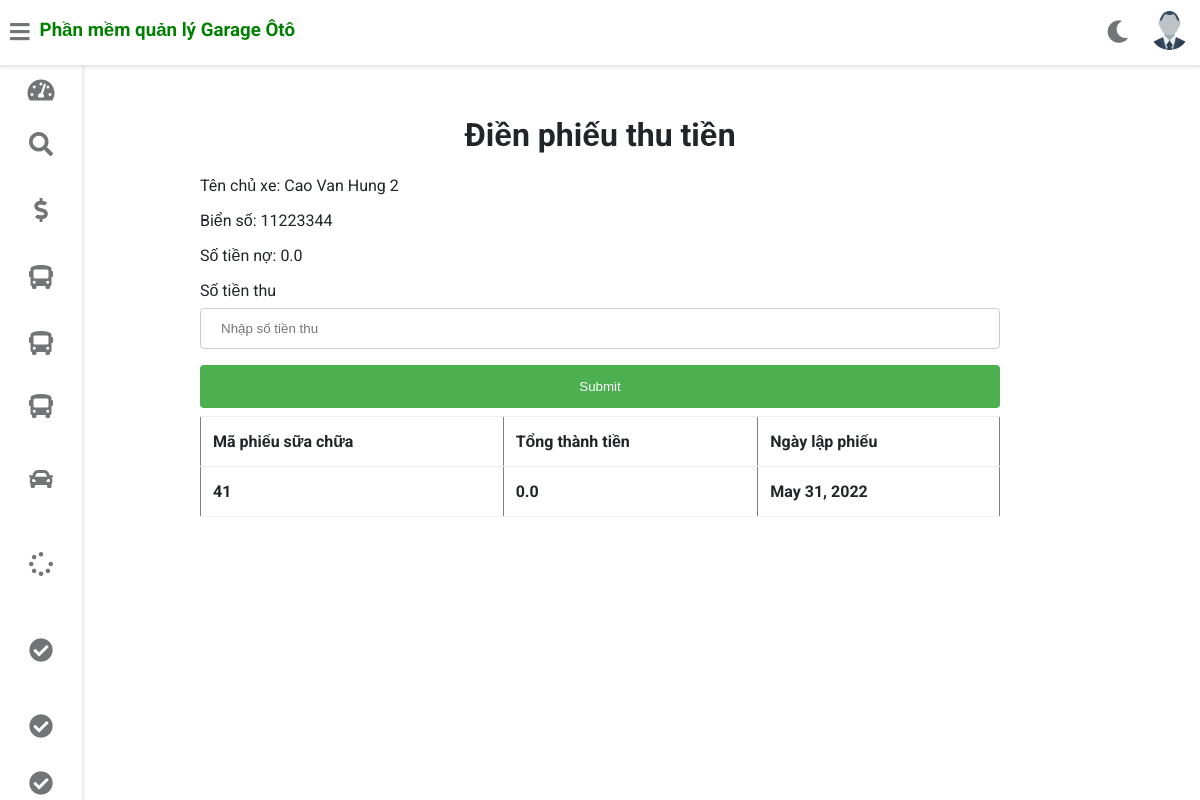
Before: /tan/nhap_phieuthu/2 (signed in) with the older database file.
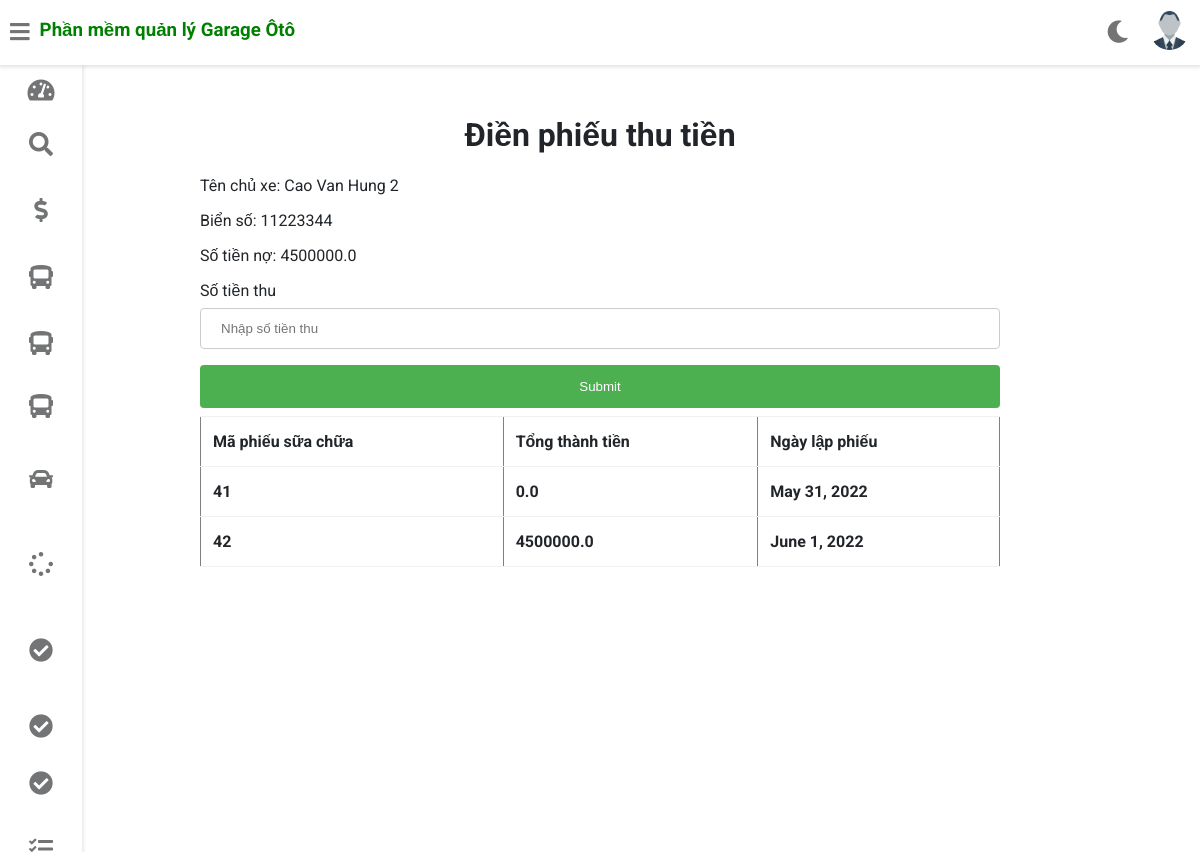
After: the same page with the newer database file.
### gara/models.py (models this page shows, shortened)
class Xe(models.Model):
    maxe=models.AutoField(primary_key=True)
    bienso=models.CharField(max_length=20,unique=True)
    makhachhang=models.ForeignKey(KhachHang,on_delete=models.CASCADE)
    mahieuxe=models.ForeignKey(HieuXe,on_delete=models.CASCADE)
    tienno=models.FloatField(default=0)

class PhieuSuaChua(models.Model):
    maphieusuachua=models.AutoField(primary_key=True)
    maxe=models.ForeignKey(Xe,on_delete=models.CASCADE)
    tongthanhtien=models.FloatField(default=0)
    ngaylapphieu=models.DateField(auto_now_add=True)

### gara/views.py (the view, shortened to what this page needs)
# urls.py: path('<username>/nhap_phieuthu/<int:maxe>',views.xacnhan_phieuthu,name='view-view'),
@login_required(login_url='/login')
def xacnhan_phieuthu(request,maxe, username):
    nhapsotienthu=NhapSoTienThu()
    staff = Staff.objects.get(username=username)
    picture = '../' + staff.profile_pic.url
    xe_x=Xe.objects.get(maxe=maxe)
    khach_x=KhachHang.objects.get(makhachhang=xe_x.makhachhang_id)
    list_phieusua=PhieuSuaChua.objects.all().filter(maxe_id=xe_x.maxe)
    xe_x.save()
    context= {'nhapsotienthu':nhapsotienthu,'xe_x': xe_x,'khach_x':khach_x,
                "customer": staff, "picture":picture, "data":list_phieusua}
    return render(request,'phieuthutien/nhapsotienthu.html',context)

### gara/forms.py
class NhapSoTienThu(forms.Form):
    sotienthu=forms.IntegerField()

### templates/phieuthutien/nhapsotienthu.html (shortened to what this page needs)
{% extends 'gara/customerbase.html' %}
{% load widget_tweaks %}
{% block content %}
<head>
</head>
<br><br><br><br><br>
<h1 style="text-align:center;">Điền phiếu thu tiền</h1>
<div>
  <form method="post" style="margin-left:200px;margin-right:200px;">
      <label for="vehicle_no">Tên chủ xe: </label>
      {%render_field khach_x.tenkhachhang%}
      <label for="vehicle_no">Biển số: </label>
      {%render_field xe_x.bienso%}
      <label for="vehicle_no">Số tiền nợ: </label>
      {%render_field xe_x.tienno%}
      <label for="vehicle_model">Số tiền thu</label>
      {% render_field nhapsotienthu.sotienthu class="form-control" placeholder="Nhập số tiền thu" %}
      <input type="submit" value="Submit">
    </form>
    <form style="margin-left:200px;margin-right:200px;">
      <table style="margin: top 200px;" border="1" >
          <tr>
             <th>Mã phiếu sữa chữa</th>
              <th>Tổng thành tiền</th>
              <th>Ngày lập phiếu</th>
          </tr>
            {% for i in data %}
          <tr>
            <th>{{ i.maphieusuachua }}</th>
            <th>{{ i.tongthanhtien }}  </th>
            <th>{{ i.ngaylapphieu}}</th>
           </tr>
            {%endfor%}
      </table>
    </form>
  </div>
  <br><br><br><br><br><br><br><br><br><br><br><br><br><br><br>
  {% endblock content %}

Changed rows visible on the page:
changed Xe: tienno "0.0" → "4500000.0"
added PhieuSuaChua: maphieusuachua "42", tongthanhtien "4500000.0", ngaylapphieu "June 1, 2022"
